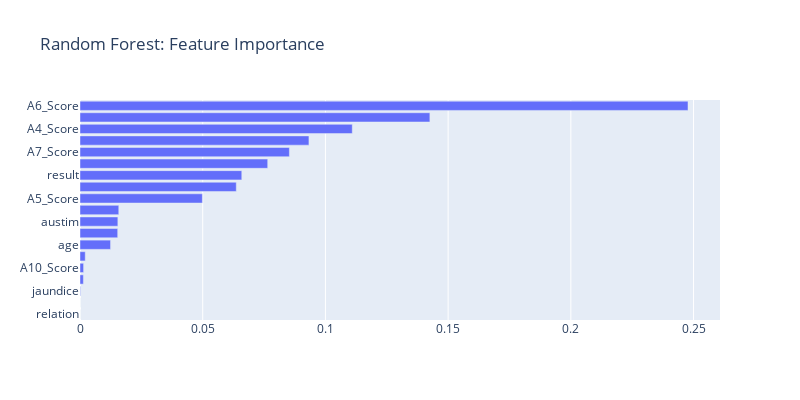

Write notebook code for a chart like this one.
### Code cell
feature_importance(best_rf, 'Random Forest')

### Figure 1 — Plotly figure (JSON) as saved in the notebook; plotly's stock layout.template omitted (floating-point values rounded to 4 significant figures)
{"data": [{"orientation": "h", "type": "bar", "x": [0, 0, 0.0001979, 0.001383, 0.001461, 0.002136, 0.01245, 0.01536, 0.01543, 0.0158, 0.04986, 0.06368, 0.06592, 0.07648, 0.08532, 0.09329, 0.1109, 0.1426, 0.2477], "y": ["relation", "used_app_before", "jaundice", "A1_Score", "A10_Score", "gender", "age", "A8_Score", "austim", "A2_Score", "A5_Score", "A9_Score", "result", "contry_of_res", "A7_Score", "ethnicity", "A4_Score", "A3_Score", "A6_Score"]}], "layout": {"height": 400, "title": {"text": "Random Forest: Feature Importance"}, "width": 800}}
